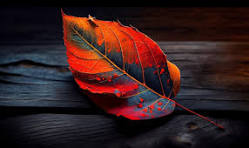
#> input picture Multimedia/LAB 4/lenna.png, 249 x 148 px
$ python q1.py
#> lines starting #> are read from the running program, lines starting #| are printed output that depends on the picture
# Plot the histogram of lenna.jpg. You can use matplotlib library.

import numpy as np
import matplotlib.pyplot as plt
from skimage import io

# Load the image
lenna = io.imread('lenna.png')
#> lenna is the input picture: shape (148, 249, 3); mean R, G, B 52.5, 29.2, 30.5

# Plot the histogram
plt.figure(figsize=(10, 4))
plt.hist(lenna.ravel(), bins=256, color='gray', alpha=0.7)
plt.title('Histogram of lenna.jpg')
plt.xlabel('Pixel value')
plt.ylabel('Frequency')
plt.show()
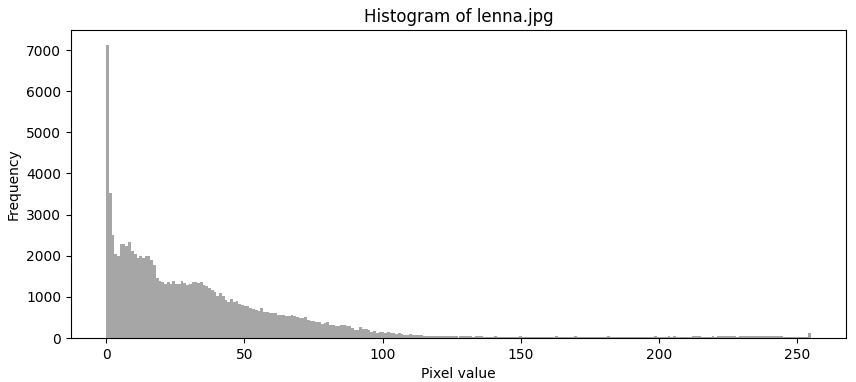
#> figure drawn by matplotlib, 1 panel; tallest bar 7132 high, from x = 0 to 0.996
